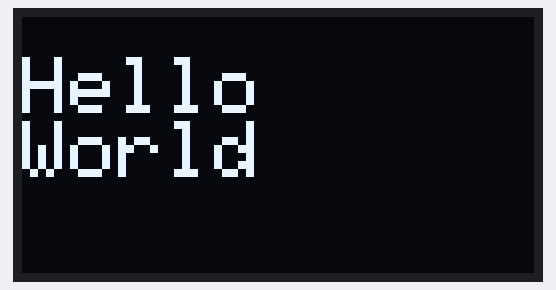
Bench run of a sketch on a simulated ESP32. Shown: 128×64 one-colour display. What the sketch prints to the serial monitor is not drawn.

Above: at 1.1 s.

The sketch:

oled-hello-world.ino
```cpp
#include <Wire.h>
#include <Adafruit_GFX.h>
#include <Adafruit_SSD1306.h>

#define SCREEN_WIDTH 128
#define SCREEN_HEIGHT 64
#define OLED_ADDRESS 0x3D
#define OLED_RESET -1

const int OLED_SDA_PIN = A2;
const int OLED_SCL_PIN = A3;

Adafruit_SSD1306 display(
  SCREEN_WIDTH,
  SCREEN_HEIGHT,
  &Wire,
  OLED_RESET
);

void setup() {
  Serial.begin(115200);
  delay(1000);

  // Start I2C on the working alternate pins
  Wire.begin(OLED_SDA_PIN, OLED_SCL_PIN);
  Wire.setClock(100000);

  // The final false prevents the library from restarting
  // I2C on the default A4/A5 pins.
  if (!display.begin(
        SSD1306_SWITCHCAPVCC,
        OLED_ADDRESS,
        true,
        false
      )) {
    Serial.println("OLED initialization failed.");

    while (true) {
      delay(100);
    }
  }

  display.clearDisplay();
  display.setTextSize(2);
  display.setTextColor(SSD1306_WHITE);
  display.setCursor(0, 10);
  display.println("Hello");
  display.println("World");
  display.display();

  Serial.println("Hello World displayed successfully.");
}

void loop() {
}
```
